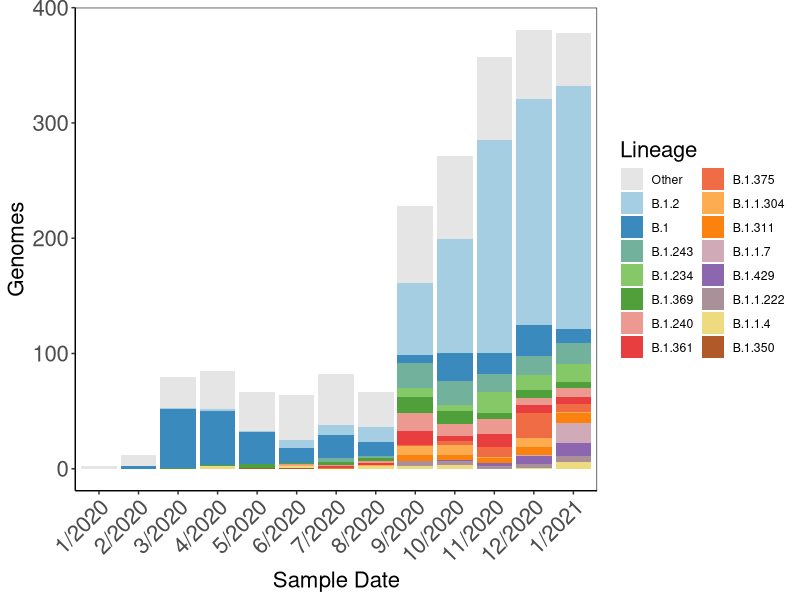
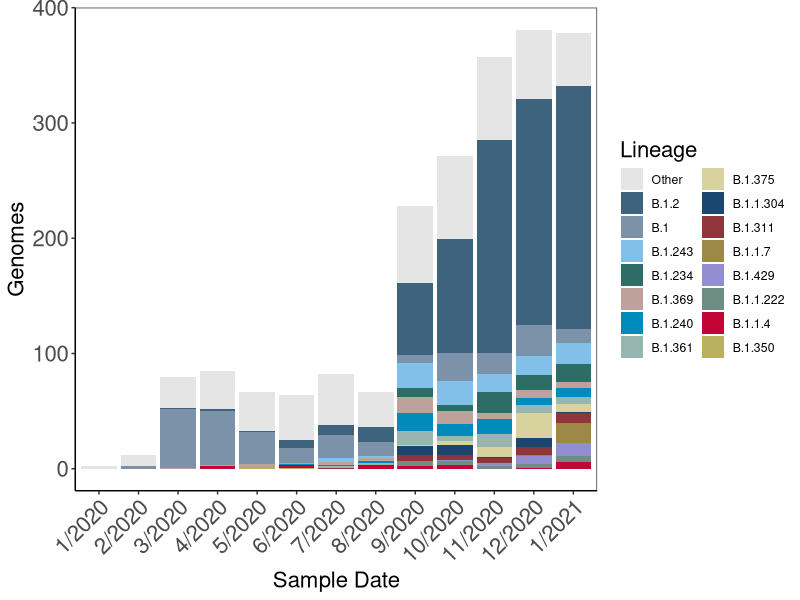
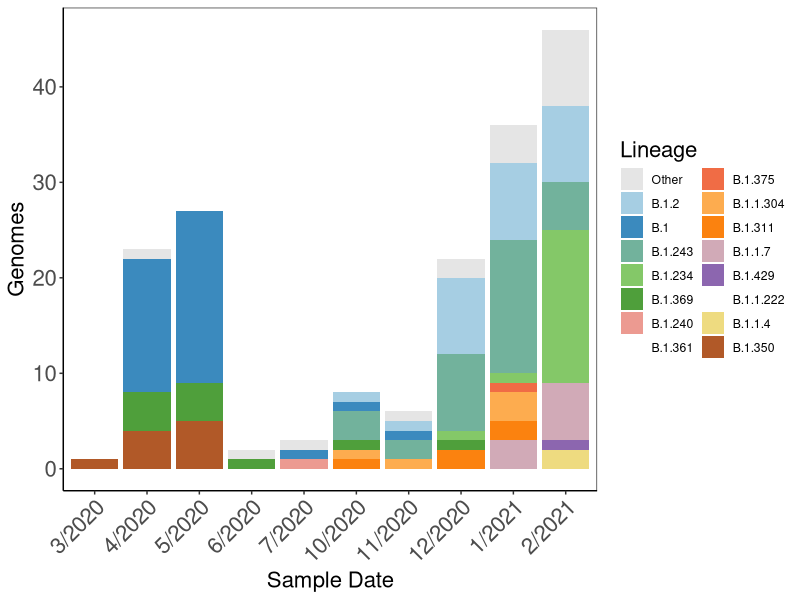
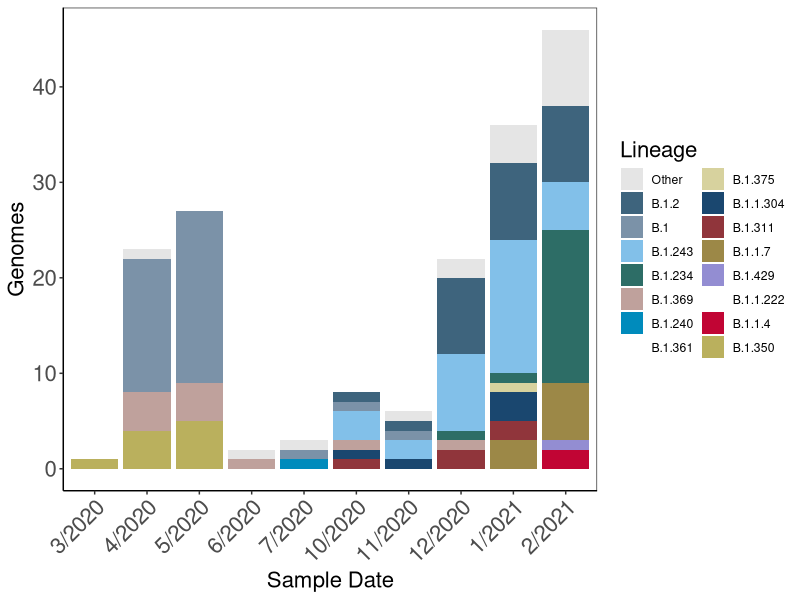

Generate these figures, in order, with R:
library(tidyverse)
library(lubridate)

options(stringsAsFactors = FALSE)

d <- read.table('../data/nextStrain_metaData_northAmerica_Jan2021.txt', sep = '\t', header = TRUE, fill = TRUE, quote = '')
d <- d[d$Country == 'USA' & d$Country.of.Exposure == 'USA',]
d <- d[,c('Strain', 'Collection.Data', 'PANGO.Lineage')]

d$Collection.Data <- ymd(d$Collection.Data)
d$days <- as.integer(d$Collection.Data)
d$dateLabel <- paste0(month(d$Collection.Data), '/', year(d$Collection.Data))
d <- d[d$dateLabel != 'NA/NA',]
d <- arrange(d, days)  


lineages <- names(sort(table(d[grepl('2021', d$Collection.Data),]$PANGO.Lineage), decreasing = TRUE)[1:13])

# Read in Philadelphia lineages.
p <- openxlsx::read.xlsx('../summaries/highQualGenomes/lineages.xlsx')

p <- bind_rows(lapply(1:nrow(p), function(x){
  x <- p[x,]
  x$date <- unlist(str_split(x$sample, '\\|'))[4]
  o <- ymd(x$date)
  x$days <- as.integer(o)
  x$dateLabel <- paste0(month(o), '/', year(o))
  rename(x, PANGO.Lineage = lineage)
}))

d <- select(d, PANGO.Lineage, dateLabel, days)
p <- select(p, PANGO.Lineage, dateLabel, days)


# Determine which of the more abundant Philadelphia linages are not in the nextStrain 2021 lineages 
# and add 5 of them to the legend.
o <- names(sort(table(p$PANGO.Lineage), decreasing = TRUE))
lineages <- c(lineages, o[! o %in% lineages][1:2])

# Order the lineages to match the most abundant lineages/
o <- names(sort(table(c(d$PANGO.Lineage, p$PANGO.Lineage)), decreasing = TRUE))
lineages <- c( 'Other', o[o %in% lineages])

dateLabels <-  unique(c(as.character(d$dateLabel), '2/2021'))

d$dateLabel <- factor(d$dateLabel, levels = dateLabels)
p$dateLabel <- factor(p$dateLabel, levels = dateLabels)

d$PANGO.Lineage <- ifelse(d$PANGO.Lineage %in% lineages, d$PANGO.Lineage, 'Other')
d$PANGO.Lineage <- factor(d$PANGO.Lineage, levels = lineages)

p$PANGO.Lineage <- ifelse(p$PANGO.Lineage %in% lineages, p$PANGO.Lineage, 'Other')
p$PANGO.Lineage <- factor(p$PANGO.Lineage, levels = lineages)

colors <- c('gray90', grDevices::colorRampPalette(RColorBrewer::brewer.pal(12, "Paired"))(length(lineages) - 1)) 

colors2 <- c('gray90',  '#3e647d', '#7b92a8', '#82c0e9', '#2d6d66', '#bfa19c', '#008bbc',
            '#97b6b0', '#d7d29e', '#1a476f', '#90353b', '#9c8847', '#938dd2', '#6e8e84',
            '#c10534', '#bab05d')
            
nextStrainPlot <- 
  ggplot(d, aes(dateLabel, fill = PANGO.Lineage)) + 
  theme_bw() +
  geom_bar(stat = 'count') +
  scale_fill_manual(name = 'Lineage', values = colors, drop = FALSE) +
  guides(fill=guide_legend(ncol=2)) +
  labs(x = 'Sample Date', y = 'Genomes') +
  theme(axis.text=element_text(size=16), axis.title=element_text(size=16), legend.title=element_text(size=16),
        panel.grid.major = element_blank(), panel.grid.minor = element_blank(),
        panel.background = element_blank(), axis.line = element_line(colour = "black"),
        axis.text.x = element_text(angle = 45, vjust = 1, hjust=1))

ggsave(nextStrainPlot, file = 'nextStrain_USA.pdf', units = 'in', width = 10, height = 10)
nextStrainPlot <- nextStrainPlot + scale_fill_manual(name = 'Lineage', values = colors2, drop = FALSE)
ggsave(nextStrainPlot, file = 'nextStrain_USA_palette2.pdf', units = 'in', width = 10, height = 10)

PhlStrainPlot <- 
  ggplot(p, aes(dateLabel, fill = PANGO.Lineage)) + 
  theme_bw() +
  geom_bar(stat = 'count') +
  scale_fill_manual(name = 'Lineage', values = colors, drop = FALSE) +
  guides(fill=guide_legend(ncol=2)) +
  labs(x = 'Sample Date', y = 'Genomes') +
  theme(axis.text=element_text(size=16), axis.title=element_text(size=16), legend.title=element_text(size=16),
        panel.grid.major = element_blank(), panel.grid.minor = element_blank(),
        panel.background = element_blank(), axis.line = element_line(colour = "black"),
        axis.text.x = element_text(angle = 45, vjust = 1, hjust=1))

ggsave(PhlStrainPlot, file = 'Philadelphia.pdf', units = 'in', width = 10, height = 10)
PhlStrainPlot <- PhlStrainPlot + scale_fill_manual(name = 'Lineage', values = colors2, drop = FALSE)
ggsave(PhlStrainPlot, file = 'Philadelphia_palette2.pdf', units = 'in', width = 10, height = 10)
                      